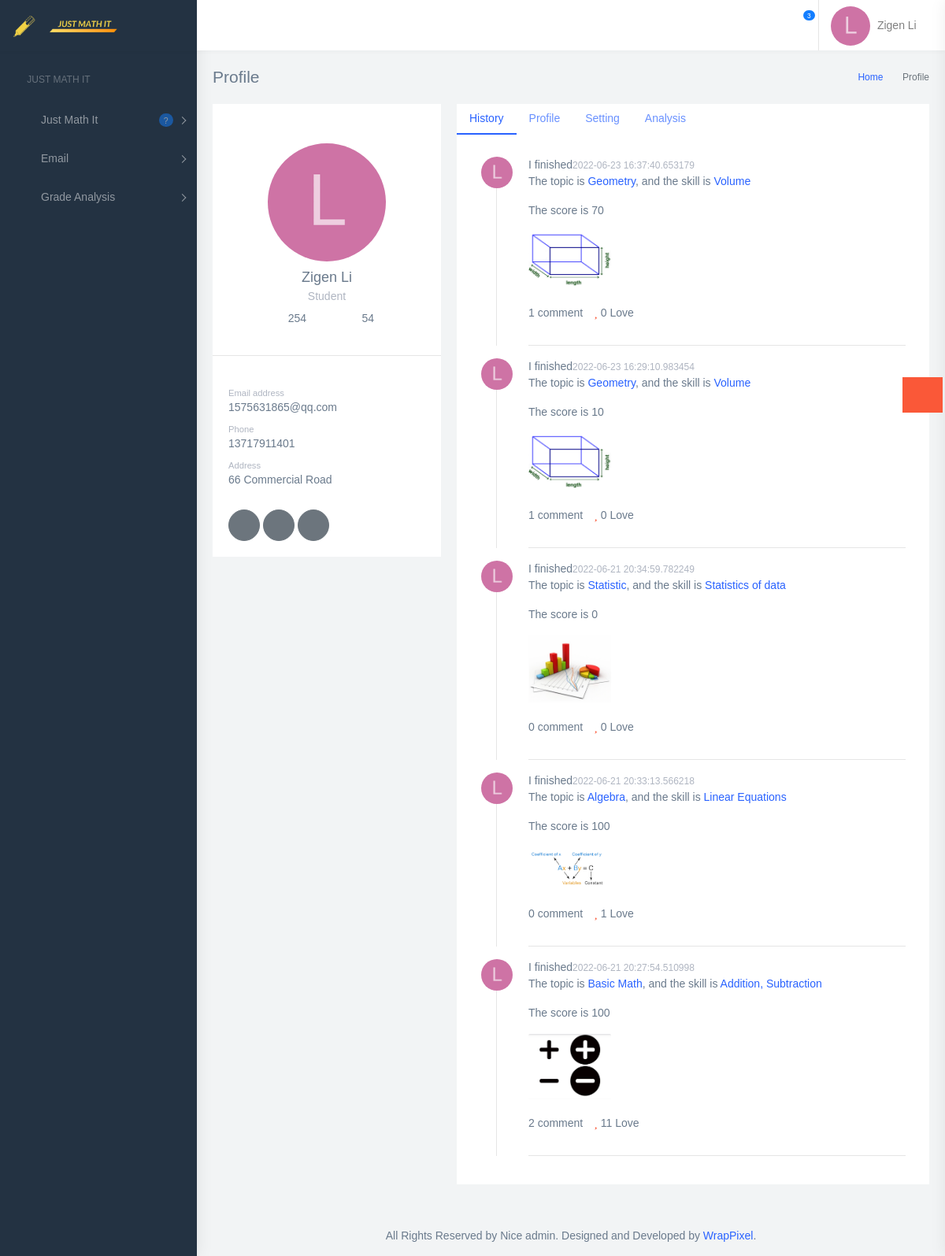
/profile (signed in), run on the app's committed database.
### models.py (models this page shows)
class Student(db.Model):
    id = db.Column(db.Integer, primary_key=True)
    email = db.Column(db.String(128), index=True, unique=True)
    firstname = db.Column(db.String(128))
    lastname = db.Column(db.String(128))
    dob = db.Column(db.String(128))
    password = db.Column(db.String(128))
    gender = db.Column(db.String(128))
    phone = db.Column(db.String(128))
    address = db.Column(db.String(128))
    school = db.Column(db.String(128))
    coins = db.Column(db.Integer(), default=20)

class Score(db.Model):
    score_id = db.Column(db.Integer, primary_key=True)
    student_id = db.Column(db.Integer, db.ForeignKey('student.id'))
    skill_id = db.Column(db.Integer, db.ForeignKey('skills.skill_id'))
    score = db.Column(db.Integer)
    date = db.Column(db.DateTime, index=True, default=datetime.now())
    time = db.Column(db.String(128), nullable=True)

class Topics(db.Model):
    topic_id = db.Column(db.Integer, primary_key=True)
    topic_name = db.Column(db.String(128), index=True, unique=True)

class Skills(db.Model):
    skill_id = db.Column(db.Integer, primary_key=True)
    skill_name = db.Column(db.String(128), nullable=True)
    skill_introduction = db.Column(db.String(128), nullable=True)
    like = db.Column(db.Integer, default=0)
    topic_id = db.Column(db.Integer, db.ForeignKey('topics.topic_id'))

### app.py (the view, shortened to what this page needs)
@app.route('/profile', methods=['GET', 'POST'])
def profile():
    from models import db
    email = session.get('EMAIL')
    student = Student.query.filter(Student.email == email).first()
    teacher = Teacher.query.filter(Teacher.email == email).first()
    if student:
        scores = Score.query.filter(Score.student_id == student.id).order_by(Score.date.desc()).all()
        skill_name_dict = {}
        topic_master_dict = {}
        topic_master_count = {}
        score_list = []
        for score in scores:
            skill = Skills.query.filter(Skills.skill_id == score.skill_id).first()
            topic = Topics.query.filter(Topics.topic_id == skill.topic_id).first()
            comment = Comments.query.filter(Comments.skill_id == skill.skill_id).count()
            t_name = topic.topic_name
            s_name = skill.skill_name
            score_list.append({
                'score': score.score,
                'date': score.date,
                'topic': t_name,
                'skill': s_name,
                'comment': comment,
                'like': skill.like
            })
            if skill_name_dict.get(s_name) is None:
                skill_name_dict[s_name] = 1
            else:
                skill_name_dict[s_name] += 1
            if topic_master_count.get(t_name) is None:
                topic_master_count[t_name] = 1
            else:
                topic_master_count[t_name] += 1
            if topic_master_dict.get(t_name) is None:
                topic_master_dict[t_name] = int(score.score)
            else:
                topic_master_dict[t_name] += int(score.score)
        for k in topic_master_dict.keys():
            topic_master_dict[k] = int(topic_master_dict[k]/topic_master_count[k])
        skill_statistic = {
            'skill_list': list(skill_name_dict.keys()),
            'skill_value_list': list(skill_name_dict.values()),
        }
        form = UpdateInfo()
        name = student.lastname
        image = open('static/images/icon/' + name[0] + ".png", 'rb')
        img_stream = image.read()
        img_stream = base64.b64encode(img_stream).decode('ascii')
        user_info = {
            'email': email,
            'first_name': student.firstname,
            'last_name': student.lastname,
            'profile_pic': img_stream,
            'phone': student.phone,
            'school': student.school,
            'address': student.address,
            'age': datetime.now().date().year - int(student.dob.split("-")[0]),
            'gender': student.gender,
            'password': student.password,
            'occupation': 'Student'
        }
    session['EMAIL'] = email
    return render_template('profile.html', user=user_info, form=form, skill_list=json.dumps(skill_statistic),
                           topic_master=topic_master_dict, score_list=score_list)

### app.py (called while the page is built)
@app.after_request
def add_header(r):
    r.headers["Cache-Control"] = "no-cache, no-store, must-revalidate"
    r.headers["Pragma"] = "no-cache"
    r.headers["Expires"] = "0"
    r.headers['Cache-Control'] = 'public, max-age=0'
    return r

### templates/profile.html (shortened to what this page needs)
<!DOCTYPE html>
<html dir="ltr" lang="en">
<head>
    <link href="{{ url_for('static',filename='profile/css/style.min.css') }}" rel="stylesheet">
</head>
<body>
    <div id="main-wrapper">
        <header class="topbar">
            <nav class="navbar top-navbar navbar-expand-md navbar-dark">
                <div class="navbar-header">
                    <div class="navbar-brand">
                        <a href="{{ url_for('index') }}" class="logo">
                            <b class="logo-icon">
                                <img src="{{ url_for('static',filename='images/logo-without-bg.png') }}" alt="homepage" class="light-logo" width="20%"/>
                            </b>
                            <span class="logo-text">
                                <img src="{{ url_for('static',filename='images/logo-text.png') }}" class="light-logo" alt="homepage" width="40%"/>
                            </span>
                        </a>
                        <a class="sidebartoggler d-none d-md-block" href="javascript:void(0)" data-sidebartype="mini-sidebar">
                            <i class="mdi mdi-toggle-switch mdi-toggle-switch-off font-20"></i>
                        </a>
                    </div>
                </div>
                <div class="navbar-collapse collapse" id="navbarSupportedContent">
                    <ul class="navbar-nav float-right">
                        <li class="nav-item dropdown">
                            <a class="nav-link dropdown-toggle waves-effect waves-dark" href="" id="2" data-toggle="dropdown" aria-haspopup="true" aria-expanded="false">
                                <i class="font-22 mdi mdi-email-outline"></i>
                            </a>
                        </li>
                        <li class="nav-item dropdown border-right">
                            <a class="nav-link dropdown-toggle waves-effect waves-dark" href="" data-toggle="dropdown" aria-haspopup="true" aria-expanded="false">
                                <i class="mdi mdi-bell-outline font-22"></i>
                                <span class="badge badge-pill badge-info noti">3</span>
                            </a>
                        </li>
                        <li class="nav-item dropdown">
                            <a class="nav-link dropdown-toggle waves-effect waves-dark pro-pic" href="" data-toggle="dropdown" aria-haspopup="true" aria-expanded="false">
                                <img alt="user" class="rounded-circle" width="50" height="50">
                                <span class="m-l-5 font-medium d-none d-sm-inline-block">{{ user.first_name }} {{ user.last_name }}<i class="mdi mdi-chevron-down"></i></span>
                            </a>
                        </li>
                    </ul>
                </div>
            </nav>
        </header>
        <aside class="left-sidebar">
            <div class="scroll-sidebar">
                <nav class="sidebar-nav">
                    <ul id="sidebarnav">
                        <li class="nav-small-cap">
                            <i class="mdi mdi-dots-horizontal"></i>
                            <span class="hide-menu">Just Math It</span>
                        </li>
                        <li class="sidebar-item">
                            <a class="sidebar-link has-arrow waves-effect waves-dark" href="javascript:void(0)" aria-expanded="false">
                                <i class="mdi mdi-av-timer"></i>
                                <span class="hide-menu">Just Math It</span>
                                <span class="badge badge-pill badge-info ml-auto m-r-15">?</span>
                            </a>
                        </li>
                        <li class="sidebar-item">
                            <a class="sidebar-link has-arrow waves-effect waves-dark" href="javascript:void(0)" aria-expanded="false">
                                <i class="mdi mdi-email"></i>
                                <span class="hide-menu">Email</span>
                            </a>
                        </li>
                        <li class="sidebar-item">
                            <a class="sidebar-link has-arrow waves-effect waves-dark" href="javascript:void(0)" aria-expanded="false">
                                <i class="mdi mdi-information-outline"></i>
                                <span class="hide-menu">Grade Analysis</span>
                            </a>
                        </li>
                    </ul>
                </nav>
            </div>
        </aside>
        <div class="page-wrapper">
            <div class="page-breadcrumb">
                <div class="row">
                    <div class="col-5 align-self-center">
                        <h4 class="page-title">Profile</h4>
                    </div>
                    <div class="col-7 align-self-center">
                        <div class="d-flex align-items-center justify-content-end">
                            <nav aria-label="breadcrumb">
                                <ol class="breadcrumb">
                                    <li class="breadcrumb-item">
                                        <a href="#">Home</a>
                                    </li>
                                    <li class="breadcrumb-item active" aria-current="page">Profile</li>
                                </ol>
                            </nav>
                        </div>
                    </div>
                </div>
            </div>
            <div class="container-fluid">
                <div class="row">
                    <div class="col-lg-4 col-xlg-3 col-md-5">
                        <div class="card">
                            <div class="card-body">
                                <center class="m-t-30"> <img class="rounded-circle" width="150" />
                                    <h4 class="card-title m-t-10">{{ user.first_name }} {{ user.last_name }}</h4>
                                    <h6 class="card-subtitle">{{ user.occupation }}</h6>
                                    <div class="row text-center justify-content-md-center">
                                        <div class="col-4"><a href="javascript:void(0)" class="link"><i class="icon-people"></i> <font class="font-medium">254</font></a></div>
                                        <div class="col-4"><a href="javascript:void(0)" class="link"><i class="icon-picture"></i> <font class="font-medium">54</font></a></div>
                                    </div>
                                </center>
                            </div>
                            <div>
                                <hr> </div>
                            <div class="card-body">
                                <small class="text-muted">Email address </small>
                                <h6>{{ user.email }}</h6>
                                <small class="text-muted p-t-30 db">Phone</small>
                                <h6>{{ user.phone }}</h6>
                                {% if user.occupation == 'Student' %}
                                <small class="text-muted p-t-30 db">Address</small>
                                <h6>{{ user.address }}</h6>
                                {% endif %}
                                <br/>
                                <button class="btn btn-circle btn-secondary"><i class="fab fa-facebook-f"></i></button>
                                <button class="btn btn-circle btn-secondary"><i class="fab fa-twitter"></i></button>
                                <button class="btn btn-circle btn-secondary"><i class="fab fa-youtube"></i></button>
                            </div>
                        </div>
                    </div>
                    <div class="col-lg-8 col-xlg-9 col-md-7">
                        <div class="card">
                            <ul class="nav nav-pills custom-pills" id="pills-tab" role="tablist">
                                <li class="nav-item">
                                    <a class="nav-link active" id="pills-timeline-tab" data-toggle="pill" href="#history" role="tab" aria-controls="pills-timeline" aria-selected="true">History</a>
                                </li>
                                <li class="nav-item">
                                    <a class="nav-link" id="pills-profile-tab" data-toggle="pill" href="#profile" role="tab" aria-controls="pills-profile" aria-selected="false">Profile</a>
                                </li>
                                <li class="nav-item">
                                    <a class="nav-link" id="pills-setting-tab" data-toggle="pill" href="#setting" role="tab" aria-controls="pills-setting" aria-selected="false">Setting</a>
                                </li>
                                {% if user.occupation == 'Student' %}
                                <li class="nav-item">
                                    <a class="nav-link" data-toggle="pill" href="#analysis" role="tab" aria-controls="pills-setting" aria-selected="false">Analysis</a>
                                </li>
                                {% endif %}
                            </ul>
                            <div class="tab-content" id="pills-tabContent">
                                <div class="tab-pane fade show active" id="history" role="tabpanel" aria-labelledby="pills-timeline-tab">
                                    <div class="card-body">
                                        {% for sc in score_list[0:5] %}
                                        <div class="profiletimeline m-t-0">
                                            <div class="sl-item">
                                                <div class="sl-left"> <img alt="user" class="rounded-circle" /> </div>
                                                <div class="sl-right">
                                                    <div>I finished<span class="sl-date">{{ sc['date'] }}</span>
                                                        <p>The topic is <a href="{{ url_for('topics',topic=sc['topic']) }}">{{ sc['topic'] }}</a>, and the skill is <a href="{{ url_for('skill_details',skill_=sc['skill']) }}">{{ sc['skill'] }}</a></p>
                                                        <p>The score is {{ sc['score'] }}</p>
                                                        <div class="row">
                                                            <div class="col-lg-3 col-md-6 m-b-20"><img src="{{ url_for('static',filename='images/skills/'+sc['skill']+'.png') }}" class="img-fluid rounded" /></div>
                                                        </div>
                                                        <div class="like-comm"> <a href="{{ url_for('skill_details',skill_=sc['skill']) }}" class="link m-r-10">{{ sc['comment'] }} comment</a> <a href="{{ url_for('skill_details',skill_=sc['skill']) }}" class="link m-r-10"><i class="fa fa-heart text-danger"></i> {{ sc['like'] }} Love</a> </div>
                                                    </div>
                                                </div>
                                            </div>
                                            <hr>
                                        </div>
                                        {% endfor %}
                                    </div>
                                </div>
                            </div>
                        </div>
                    </div>
                </div>
            </div>
            <footer class="footer text-center">
                All Rights Reserved by Nice admin. Designed and Developed by
                <a href="https://wrappixel.com">WrapPixel</a>.
            </footer>
        </div>
    </div>
    <aside class="customizer">
        <a href="javascript:void(0)" class="service-panel-toggle"><i class="fa fa-spin fa-cog"></i></a>
    </aside>
</body>
</html>

### data on the page
Student: first_name "Zigen", last_name "Li", email "1575631865@qq.com", phone "13717911401", address "66 Commercial Road"
Score: date "2022-06-23 16:37:40.653179"
Topics: topic "Geometry" "Geometry"
Skills: skill "Volume" "Volume", skill_name (picture)
Score: date "2022-06-23 16:29:10.983454"
Score: date "2022-06-21 20:34:59.782249"
Topics: topic "Statistic"
Skills: skill "Statistics of data", skill_name (picture)
Score: date "2022-06-21 20:33:13.566218"
Topics: topic "Algebra"
Skills: skill "Linear Equations", skill_name (picture)
Score: date "2022-06-21 20:27:54.510998"
Topics: topic "Basic Math"
Skills: skill "Addition, Subtraction", skill_name (picture)

### other printed values
{{ user.occupation }} "Student"
{{ sc['score'] }} "70" "10" "0" "100" "100"
{{ sc['comment'] }} "1" "1" "0" "0" "2"
{{ sc['like'] }} "0" "0" "0" "1" "11"
